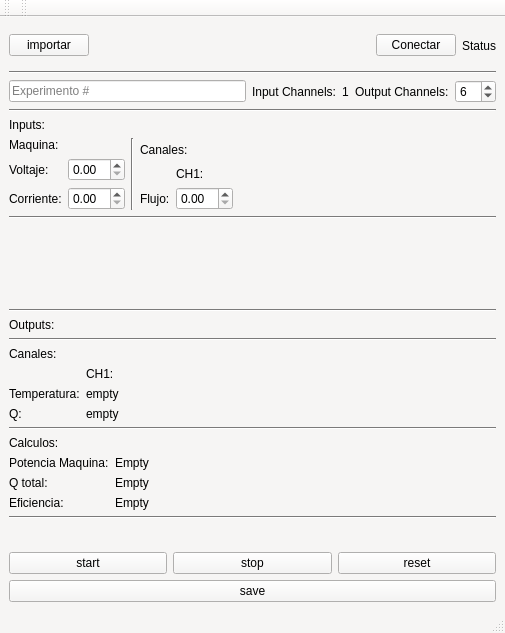
<?xml version="1.0" encoding="UTF-8"?>
<ui version="4.0">
 <class>MainWindow</class>
 <widget class="QMainWindow" name="MainWindow">
  <property name="geometry">
   <rect>
    <x>0</x>
    <y>0</y>
    <width>505</width>
    <height>633</height>
   </rect>
  </property>
  <property name="palette">
   <palette>
    <active>
     <colorrole role="WindowText">
      <brush brushstyle="SolidPattern">
       <color alpha="255">
        <red>0</red>
        <green>0</green>
        <blue>0</blue>
       </color>
      </brush>
     </colorrole>
     <colorrole role="Button">
      <brush brushstyle="SolidPattern">
       <color alpha="255">
        <red>246</red>
        <green>245</green>
        <blue>244</blue>
       </color>
      </brush>
     </colorrole>
     <colorrole role="Light">
      <brush brushstyle="SolidPattern">
       <color alpha="255">
        <red>255</red>
        <green>255</green>
        <blue>255</blue>
       </color>
      </brush>
     </colorrole>
     <colorrole role="Midlight">
      <brush brushstyle="SolidPattern">
       <color alpha="255">
        <red>250</red>
        <green>250</green>
        <blue>249</blue>
       </color>
      </brush>
     </colorrole>
     <colorrole role="Dark">
      <brush brushstyle="SolidPattern">
       <color alpha="255">
        <red>123</red>
        <green>122</green>
        <blue>122</blue>
       </color>
      </brush>
     </colorrole>
     <colorrole role="Mid">
      <brush brushstyle="SolidPattern">
       <color alpha="255">
        <red>164</red>
        <green>163</green>
        <blue>163</blue>
       </color>
      </brush>
     </colorrole>
     <colorrole role="Text">
      <brush brushstyle="SolidPattern">
       <color alpha="255">
        <red>0</red>
        <green>0</green>
        <blue>0</blue>
       </color>
      </brush>
     </colorrole>
     <colorrole role="BrightText">
      <brush brushstyle="SolidPattern">
       <color alpha="255">
        <red>255</red>
        <green>255</green>
        <blue>255</blue>
       </color>
      </brush>
     </colorrole>
     <colorrole role="ButtonText">
      <brush brushstyle="SolidPattern">
       <color alpha="255">
        <red>0</red>
        <green>0</green>
        <blue>0</blue>
       </color>
      </brush>
     </colorrole>
     <colorrole role="Base">
      <brush brushstyle="SolidPattern">
       <color alpha="255">
        <red>255</red>
        <green>255</green>
        <blue>255</blue>
       </color>
      </brush>
     </colorrole>
     <colorrole role="Window">
      <brush brushstyle="SolidPattern">
       <color alpha="255">
        <red>246</red>
        <green>245</green>
        <blue>244</blue>
       </color>
      </brush>
     </colorrole>
     <colorrole role="Shadow">
      <brush brushstyle="SolidPattern">
       <color alpha="255">
        <red>0</red>
        <green>0</green>
        <blue>0</blue>
       </color>
      </brush>
     </colorrole>
     <colorrole role="AlternateBase">
      <brush brushstyle="SolidPattern">
       <color alpha="255">
        <red>250</red>
        <green>250</green>
        <blue>249</blue>
       </color>
      </brush>
     </colorrole>
     <colorrole role="ToolTipBase">
      <brush brushstyle="SolidPattern">
       <color alpha="255">
        <red>255</red>
        <green>255</green>
        <blue>220</blue>
       </color>
      </brush>
     </colorrole>
     <colorrole role="ToolTipText">
      <brush brushstyle="SolidPattern">
       <color alpha="255">
        <red>0</red>
        <green>0</green>
        <blue>0</blue>
       </color>
      </brush>
     </colorrole>
     <colorrole role="PlaceholderText">
      <brush brushstyle="SolidPattern">
       <color alpha="127">
        <red>0</red>
        <green>0</green>
        <blue>0</blue>
       </color>
      </brush>
     </colorrole>
    </active>
    <inactive>
     <colorrole role="WindowText">
      <brush brushstyle="SolidPattern">
       <color alpha="255">
        <red>0</red>
        <green>0</green>
        <blue>0</blue>
       </color>
      </brush>
     </colorrole>
     <colorrole role="Button">
      <brush brushstyle="SolidPattern">
       <color alpha="255">
        <red>246</red>
        <green>245</green>
        <blue>244</blue>
       </color>
      </brush>
     </colorrole>
     <colorrole role="Light">
      <brush brushstyle="SolidPattern">
       <color alpha="255">
        <red>255</red>
        <green>255</green>
        <blue>255</blue>
       </color>
      </brush>
     </colorrole>
     <colorrole role="Midlight">
      <brush brushstyle="SolidPattern">
       <color alpha="255">
        <red>250</red>
        <green>250</green>
        <blue>249</blue>
       </color>
      </brush>
     </colorrole>
     <colorrole role="Dark">
      <brush brushstyle="SolidPattern">
       <color alpha="255">
        <red>123</red>
        <green>122</green>
        <blue>122</blue>
       </color>
      </brush>
     </colorrole>
     <colorrole role="Mid">
      <brush brushstyle="SolidPattern">
       <color alpha="255">
        <red>164</red>
        <green>163</green>
        <blue>163</blue>
       </color>
      </brush>
     </colorrole>
     <colorrole role="Text">
      <brush brushstyle="SolidPattern">
       <color alpha="255">
        <red>0</red>
        <green>0</green>
        <blue>0</blue>
       </color>
      </brush>
     </colorrole>
     <colorrole role="BrightText">
      <brush brushstyle="SolidPattern">
       <color alpha="255">
        <red>255</red>
        <green>255</green>
        <blue>255</blue>
       </color>
      </brush>
     </colorrole>
     <colorrole role="ButtonText">
      <brush brushstyle="SolidPattern">
       <color alpha="255">
        <red>0</red>
        <green>0</green>
        <blue>0</blue>
       </color>
      </brush>
     </colorrole>
     <colorrole role="Base">
      <brush brushstyle="SolidPattern">
       <color alpha="255">
        <red>255</red>
        <green>255</green>
        <blue>255</blue>
       </color>
      </brush>
     </colorrole>
     <colorrole role="Window">
      <brush brushstyle="SolidPattern">
       <color alpha="255">
        <red>246</red>
        <green>245</green>
        <blue>244</blue>
       </color>
      </brush>
     </colorrole>
     <colorrole role="Shadow">
      <brush brushstyle="SolidPattern">
       <color alpha="255">
        <red>0</red>
        <green>0</green>
        <blue>0</blue>
       </color>
      </brush>
     </colorrole>
     <colorrole role="AlternateBase">
      <brush brushstyle="SolidPattern">
       <color alpha="255">
        <red>250</red>
        <green>250</green>
        <blue>249</blue>
       </color>
      </brush>
     </colorrole>
     <colorrole role="ToolTipBase">
      <brush brushstyle="SolidPattern">
       <color alpha="255">
        <red>255</red>
        <green>255</green>
        <blue>220</blue>
       </color>
      </brush>
     </colorrole>
     <colorrole role="ToolTipText">
      <brush brushstyle="SolidPattern">
       <color alpha="255">
        <red>0</red>
        <green>0</green>
        <blue>0</blue>
       </color>
      </brush>
     </colorrole>
     <colorrole role="PlaceholderText">
      <brush brushstyle="SolidPattern">
       <color alpha="127">
        <red>0</red>
        <green>0</green>
        <blue>0</blue>
       </color>
      </brush>
     </colorrole>
    </inactive>
    <disabled>
     <colorrole role="WindowText">
      <brush brushstyle="SolidPattern">
       <color alpha="255">
        <red>123</red>
        <green>122</green>
        <blue>122</blue>
       </color>
      </brush>
     </colorrole>
     <colorrole role="Button">
      <brush brushstyle="SolidPattern">
       <color alpha="255">
        <red>246</red>
        <green>245</green>
        <blue>244</blue>
       </color>
      </brush>
     </colorrole>
     <colorrole role="Light">
      <brush brushstyle="SolidPattern">
       <color alpha="255">
        <red>255</red>
        <green>255</green>
        <blue>255</blue>
       </color>
      </brush>
     </colorrole>
     <colorrole role="Midlight">
      <brush brushstyle="SolidPattern">
       <color alpha="255">
        <red>250</red>
        <green>250</green>
        <blue>249</blue>
       </color>
      </brush>
     </colorrole>
     <colorrole role="Dark">
      <brush brushstyle="SolidPattern">
       <color alpha="255">
        <red>123</red>
        <green>122</green>
        <blue>122</blue>
       </color>
      </brush>
     </colorrole>
     <colorrole role="Mid">
      <brush brushstyle="SolidPattern">
       <color alpha="255">
        <red>164</red>
        <green>163</green>
        <blue>163</blue>
       </color>
      </brush>
     </colorrole>
     <colorrole role="Text">
      <brush brushstyle="SolidPattern">
       <color alpha="255">
        <red>123</red>
        <green>122</green>
        <blue>122</blue>
       </color>
      </brush>
     </colorrole>
     <colorrole role="BrightText">
      <brush brushstyle="SolidPattern">
       <color alpha="255">
        <red>255</red>
        <green>255</green>
        <blue>255</blue>
       </color>
      </brush>
     </colorrole>
     <colorrole role="ButtonText">
      <brush brushstyle="SolidPattern">
       <color alpha="255">
        <red>123</red>
        <green>122</green>
        <blue>122</blue>
       </color>
      </brush>
     </colorrole>
     <colorrole role="Base">
      <brush brushstyle="SolidPattern">
       <color alpha="255">
        <red>246</red>
        <green>245</green>
        <blue>244</blue>
       </color>
      </brush>
     </colorrole>
     <colorrole role="Window">
      <brush brushstyle="SolidPattern">
       <color alpha="255">
        <red>246</red>
        <green>245</green>
        <blue>244</blue>
       </color>
      </brush>
     </colorrole>
     <colorrole role="Shadow">
      <brush brushstyle="SolidPattern">
       <color alpha="255">
        <red>0</red>
        <green>0</green>
        <blue>0</blue>
       </color>
      </brush>
     </colorrole>
     <colorrole role="AlternateBase">
      <brush brushstyle="SolidPattern">
       <color alpha="255">
        <red>246</red>
        <green>245</green>
        <blue>244</blue>
       </color>
      </brush>
     </colorrole>
     <colorrole role="ToolTipBase">
      <brush brushstyle="SolidPattern">
       <color alpha="255">
        <red>255</red>
        <green>255</green>
        <blue>220</blue>
       </color>
      </brush>
     </colorrole>
     <colorrole role="ToolTipText">
      <brush brushstyle="SolidPattern">
       <color alpha="255">
        <red>0</red>
        <green>0</green>
        <blue>0</blue>
       </color>
      </brush>
     </colorrole>
     <colorrole role="PlaceholderText">
      <brush brushstyle="SolidPattern">
       <color alpha="127">
        <red>123</red>
        <green>122</green>
        <blue>122</blue>
       </color>
      </brush>
     </colorrole>
    </disabled>
   </palette>
  </property>
  <property name="windowTitle">
   <string>CCHEN APP</string>
  </property>
  <property name="autoFillBackground">
   <bool>false</bool>
  </property>
  <widget class="QWidget" name="centralwidget">
   <layout class="QVBoxLayout" name="verticalLayout_10">
    <item>
     <layout class="QVBoxLayout" name="config_layout">
      <item>
       <layout class="QHBoxLayout" name="import_connect_layout">
        <item>
         <widget class="QPushButton" name="import_btn">
          <property name="maximumSize">
           <size>
            <width>150</width>
            <height>16777215</height>
           </size>
          </property>
          <property name="text">
           <string>importar</string>
          </property>
         </widget>
        </item>
        <item>
         <layout class="QHBoxLayout" name="connect_status_layout">
          <item>
           <spacer name="spacer_import">
            <property name="orientation">
             <enum>Qt::Horizontal</enum>
            </property>
            <property name="sizeHint" stdset="0">
             <size>
              <width>40</width>
              <height>20</height>
             </size>
            </property>
           </spacer>
          </item>
          <item>
           <widget class="QPushButton" name="connect_btn">
            <property name="maximumSize">
             <size>
              <width>150</width>
              <height>16777215</height>
             </size>
            </property>
            <property name="text">
             <string>Conectar</string>
            </property>
           </widget>
          </item>
          <item>
           <widget class="QLabel" name="status_label">
            <property name="maximumSize">
             <size>
              <width>150</width>
              <height>16777215</height>
             </size>
            </property>
            <property name="text">
             <string>Status</string>
            </property>
           </widget>
          </item>
         </layout>
        </item>
       </layout>
      </item>
      <item>
       <widget class="Line" name="line_8">
        <property name="orientation">
         <enum>Qt::Horizontal</enum>
        </property>
       </widget>
      </item>
      <item>
       <layout class="QHBoxLayout" name="exp_layout">
        <item>
         <widget class="QLineEdit" name="exp_line_edit">
          <property name="text">
           <string/>
          </property>
          <property name="placeholderText">
           <string>Experimento #</string>
          </property>
         </widget>
        </item>
        <item>
         <layout class="QHBoxLayout" name="ch_conf_layout">
          <item>
           <layout class="QHBoxLayout" name="input_ch_layout">
            <item>
             <widget class="QLabel" name="input_ch_label">
              <property name="text">
               <string>Input Channels:</string>
              </property>
             </widget>
            </item>
            <item>
             <widget class="QLabel" name="n_channel_label">
              <property name="text">
               <string>1</string>
              </property>
             </widget>
            </item>
           </layout>
          </item>
          <item>
           <layout class="QHBoxLayout" name="output_ch_layout">
            <item>
             <widget class="QLabel" name="output_ch_label">
              <property name="text">
               <string>Output Channels:</string>
              </property>
             </widget>
            </item>
            <item>
             <widget class="QSpinBox" name="output_ch_input">
              <property name="minimum">
               <number>1</number>
              </property>
              <property name="maximum">
               <number>15</number>
              </property>
              <property name="value">
               <number>6</number>
              </property>
             </widget>
            </item>
           </layout>
          </item>
         </layout>
        </item>
       </layout>
      </item>
     </layout>
    </item>
    <item>
     <widget class="Line" name="line_4">
      <property name="orientation">
       <enum>Qt::Horizontal</enum>
      </property>
     </widget>
    </item>
    <item>
     <layout class="QVBoxLayout" name="inputs_main_layout">
      <item>
       <widget class="QLabel" name="inputs_label">
        <property name="text">
         <string>Inputs:</string>
        </property>
       </widget>
      </item>
      <item>
       <layout class="QHBoxLayout" name="inputs_layout">
        <item>
         <layout class="QVBoxLayout" name="machine_in_layout">
          <item>
           <widget class="QLabel" name="maquina_label">
            <property name="text">
             <string>Maquina:</string>
            </property>
           </widget>
          </item>
          <item>
           <layout class="QFormLayout" name="machine_in_form">
            <item row="0" column="0">
             <widget class="QLabel" name="v_label">
              <property name="text">
               <string>Voltaje:</string>
              </property>
             </widget>
            </item>
            <item row="0" column="1">
             <widget class="QDoubleSpinBox" name="v_in"/>
            </item>
            <item row="1" column="0">
             <widget class="QLabel" name="current_label">
              <property name="text">
               <string>Corriente:</string>
              </property>
             </widget>
            </item>
            <item row="1" column="1">
             <widget class="QDoubleSpinBox" name="current_in"/>
            </item>
           </layout>
          </item>
         </layout>
        </item>
        <item>
         <widget class="Line" name="line_5">
          <property name="orientation">
           <enum>Qt::Vertical</enum>
          </property>
         </widget>
        </item>
        <item>
         <layout class="QVBoxLayout" name="verticalLayout_4">
          <item>
           <widget class="QLabel" name="canales_label">
            <property name="text">
             <string>Canales:</string>
            </property>
           </widget>
          </item>
          <item>
           <layout class="QGridLayout" name="flux_grid">
            <item row="1" column="1">
             <widget class="QLabel" name="ch1_in_label">
              <property name="text">
               <string>CH1:</string>
              </property>
             </widget>
            </item>
            <item row="2" column="0">
             <widget class="QLabel" name="flux_label">
              <property name="text">
               <string>Flujo:</string>
              </property>
             </widget>
            </item>
            <item row="2" column="1">
             <widget class="QDoubleSpinBox" name="ch1_in"/>
            </item>
           </layout>
          </item>
         </layout>
        </item>
        <item>
         <spacer name="horizontalSpacer">
          <property name="orientation">
           <enum>Qt::Horizontal</enum>
          </property>
          <property name="sizeHint" stdset="0">
           <size>
            <width>40</width>
            <height>20</height>
           </size>
          </property>
         </spacer>
        </item>
       </layout>
      </item>
     </layout>
    </item>
    <item>
     <widget class="Line" name="line_3">
      <property name="orientation">
       <enum>Qt::Horizontal</enum>
      </property>
     </widget>
    </item>
    <item>
     <layout class="QVBoxLayout" name="graph_layout">
      <item>
       <widget class="PlotWidget" name="out_graph" native="true">
        <property name="enabled">
         <bool>true</bool>
        </property>
       </widget>
      </item>
     </layout>
    </item>
    <item>
     <widget class="Line" name="line_2">
      <property name="orientation">
       <enum>Qt::Horizontal</enum>
      </property>
     </widget>
    </item>
    <item>
     <layout class="QVBoxLayout" name="outputs_main_layout">
      <item>
       <widget class="QLabel" name="outputs_label">
        <property name="text">
         <string>Outputs:</string>
        </property>
       </widget>
      </item>
      <item>
       <widget class="Line" name="line_6">
        <property name="orientation">
         <enum>Qt::Horizontal</enum>
        </property>
       </widget>
      </item>
      <item>
       <layout class="QVBoxLayout" name="channels_out_layout">
        <item>
         <widget class="QLabel" name="ch_out_label">
          <property name="text">
           <string>Canales:</string>
          </property>
         </widget>
        </item>
        <item>
         <layout class="QHBoxLayout" name="ch_grid_layout">
          <item>
           <layout class="QGridLayout" name="temp_q_grid">
            <item row="3" column="0">
             <widget class="QLabel" name="q_out_label">
              <property name="text">
               <string>Q:</string>
              </property>
             </widget>
            </item>
            <item row="2" column="0">
             <widget class="QLabel" name="temp_out_label">
              <property name="text">
               <string>Temperatura:</string>
              </property>
             </widget>
            </item>
            <item row="1" column="1">
             <widget class="QLabel" name="ch1_out_label">
              <property name="text">
               <string>CH1:</string>
              </property>
             </widget>
            </item>
            <item row="2" column="1">
             <widget class="QLabel" name="ch1_t_label">
              <property name="text">
               <string>empty</string>
              </property>
             </widget>
            </item>
            <item row="3" column="1">
             <widget class="QLabel" name="ch1_q_label">
              <property name="text">
               <string>empty</string>
              </property>
             </widget>
            </item>
           </layout>
          </item>
          <item>
           <spacer name="horizontalSpacer_2">
            <property name="orientation">
             <enum>Qt::Horizontal</enum>
            </property>
            <property name="sizeHint" stdset="0">
             <size>
              <width>40</width>
              <height>20</height>
             </size>
            </property>
           </spacer>
          </item>
         </layout>
        </item>
       </layout>
      </item>
      <item>
       <widget class="Line" name="line_7">
        <property name="orientation">
         <enum>Qt::Horizontal</enum>
        </property>
       </widget>
      </item>
      <item>
       <layout class="QVBoxLayout" name="calc_layout">
        <item>
         <widget class="QLabel" name="calculos_label">
          <property name="text">
           <string>Calculos:</string>
          </property>
         </widget>
        </item>
        <item>
         <layout class="QFormLayout" name="calc_form">
          <item row="0" column="1">
           <widget class="QLabel" name="p_out">
            <property name="text">
             <string>Empty</string>
            </property>
           </widget>
          </item>
          <item row="1" column="0">
           <widget class="QLabel" name="q_tot_label">
            <property name="text">
             <string>Q total:</string>
            </property>
           </widget>
          </item>
          <item row="1" column="1">
           <widget class="QLabel" name="q_tot_out">
            <property name="text">
             <string>Empty</string>
            </property>
           </widget>
          </item>
          <item row="2" column="0">
           <widget class="QLabel" name="eff_label">
            <property name="text">
             <string>Eficiencia:</string>
            </property>
           </widget>
          </item>
          <item row="2" column="1">
           <widget class="QLabel" name="eff_out">
            <property name="text">
             <string>Empty</string>
            </property>
           </widget>
          </item>
          <item row="0" column="0">
           <widget class="QLabel" name="p_label">
            <property name="text">
             <string>Potencia Maquina:</string>
            </property>
           </widget>
          </item>
         </layout>
        </item>
       </layout>
      </item>
     </layout>
    </item>
    <item>
     <widget class="Line" name="line">
      <property name="orientation">
       <enum>Qt::Horizontal</enum>
      </property>
     </widget>
    </item>
    <item>
     <layout class="QVBoxLayout" name="buttons_main_layout">
      <item>
       <layout class="QHBoxLayout" name="timer_layout">
        <item>
         <widget class="QWidget" name="placeholder_widget" native="true"/>
        </item>
       </layout>
      </item>
      <item>
       <layout class="QHBoxLayout" name="start_stop_res_layout">
        <item>
         <widget class="QPushButton" name="start_btn">
          <property name="text">
           <string>start</string>
          </property>
         </widget>
        </item>
        <item>
         <widget class="QPushButton" name="stop_btn">
          <property name="text">
           <string>stop</string>
          </property>
         </widget>
        </item>
        <item>
         <widget class="QPushButton" name="reset_btn">
          <property name="text">
           <string>reset</string>
          </property>
         </widget>
        </item>
       </layout>
      </item>
      <item>
       <widget class="QPushButton" name="save_btn">
        <property name="text">
         <string>save</string>
        </property>
       </widget>
      </item>
     </layout>
    </item>
   </layout>
  </widget>
  <widget class="QMenuBar" name="menubar">
   <property name="geometry">
    <rect>
     <x>0</x>
     <y>0</y>
     <width>505</width>
     <height>22</height>
    </rect>
   </property>
  </widget>
  <widget class="QStatusBar" name="statusbar"/>
  <widget class="QToolBar" name="toolBar">
   <property name="windowTitle">
    <string>toolBar</string>
   </property>
   <attribute name="toolBarArea">
    <enum>TopToolBarArea</enum>
   </attribute>
   <attribute name="toolBarBreak">
    <bool>false</bool>
   </attribute>
  </widget>
  <widget class="QToolBar" name="toolBar_2">
   <property name="windowTitle">
    <string>toolBar_2</string>
   </property>
   <attribute name="toolBarArea">
    <enum>TopToolBarArea</enum>
   </attribute>
   <attribute name="toolBarBreak">
    <bool>false</bool>
   </attribute>
  </widget>
 </widget>
 <customwidgets>
  <customwidget>
   <class>PlotWidget</class>
   <extends>QWidget</extends>
   <header>pyqtgraph</header>
   <container>1</container>
  </customwidget>
 </customwidgets>
 <resources/>
 <connections/>
</ui>
